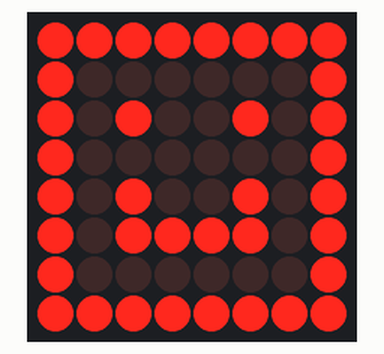
Simulated run of this sketch. Board: Arduino Uno, built with avr-gcc and run on an emulated ATmega328P. Shown: 8×8 LED matrix.

Above: at 0.1 s.
At 1.1 s:
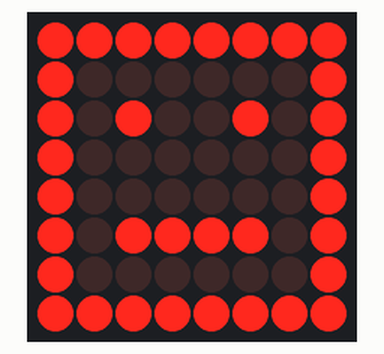
At 2.1 s:
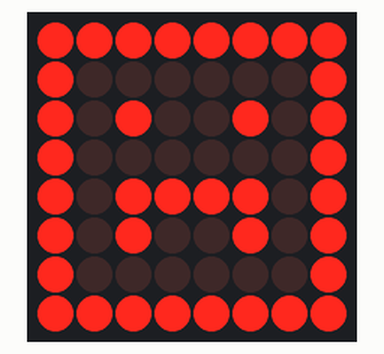
At 3.1 s:
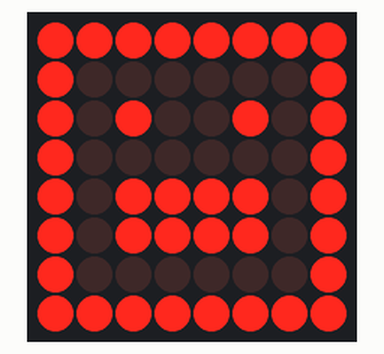
At 4.45 s:
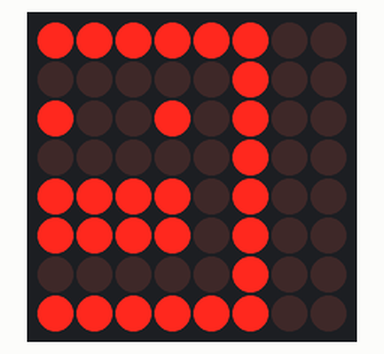
At 5.96 s:
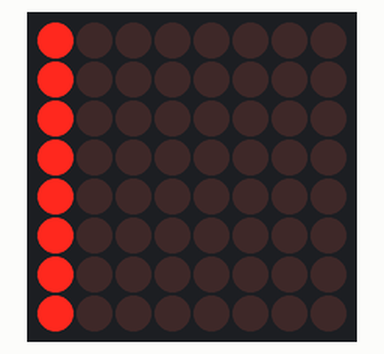

The sketch:

matrix-2.ino
```cpp
/*
  8x8 Dot Matrix w/ MAX7219
  modified on 7 March 2019
  by Saeed Hosseini @ Electropeak
  Home<iframe class="wp-embedded-content" sandbox="allow-scripts" security="restricted" style="position: absolute; clip: rect(1px, 1px, 1px, 1px);" src="https://electropeak.com/learnfarsi/embed/#?secret=eT11uBIAME" data-secret="eT11uBIAME" width="600" height="338" title="&#8220;Home&#8221; &#8212; آکادمی کافه ربات | آموزش الکترونیک و رباتیک" frameborder="0" marginwidth="0" marginheight="0" scrolling="no"></iframe>
*/
#include <MaxMatrix.h>

int DIN = 7;
int CLK = 6;
int CS = 5;
int maxInUse = 1;

MaxMatrix m(DIN, CS, CLK, maxInUse);

byte poker[] = {8, 8,
                0xff,
                0x81,
                0xa5,
                0xa1,
                0xa1,
                0xa5,
                0x81,
                0xff
               };
byte smile[] = {8, 8,
                0xff,
                0x81,
                0xb5,
                0xa1,
                0xa1,
                0xb5,
                0x81,
                0xff
               };
byte sad[] = {8, 8,
              0xff,
              0x81,
              0xb5,
              0x91,
              0x91,
              0xb5,
              0x81,
              0xff
             };
byte kiss[] = {8, 8,
               0xff,
               0x81,
               0xb5,
               0xb1,
               0xb1,
               0xb5,
               0x81,
               0xff
              };
void setup() {
  m.init();
  m.setIntensity(8);
}
void loop() {
  m.writeSprite(0, 0, smile);
  delay(1000);
  m.clear();
  m.writeSprite(0, 0, poker);
  delay(1000);
  m.clear();
  m.writeSprite(0, 0, sad);
  delay(1000);
  m.clear();
  m.writeSprite(0, 0, kiss);
  delay(1000);
  for (int i = 0; i < 8; i++) {
    m.shiftLeft(false, false);
    delay(300);
  }
  m.clear();
}
```

Measured:
- by itself, everything shown: repeats every 6.4 s, in 12 steps
- what the display in image 1 shows lasts 1.0 s, from 1.0 s to 2.0 s
